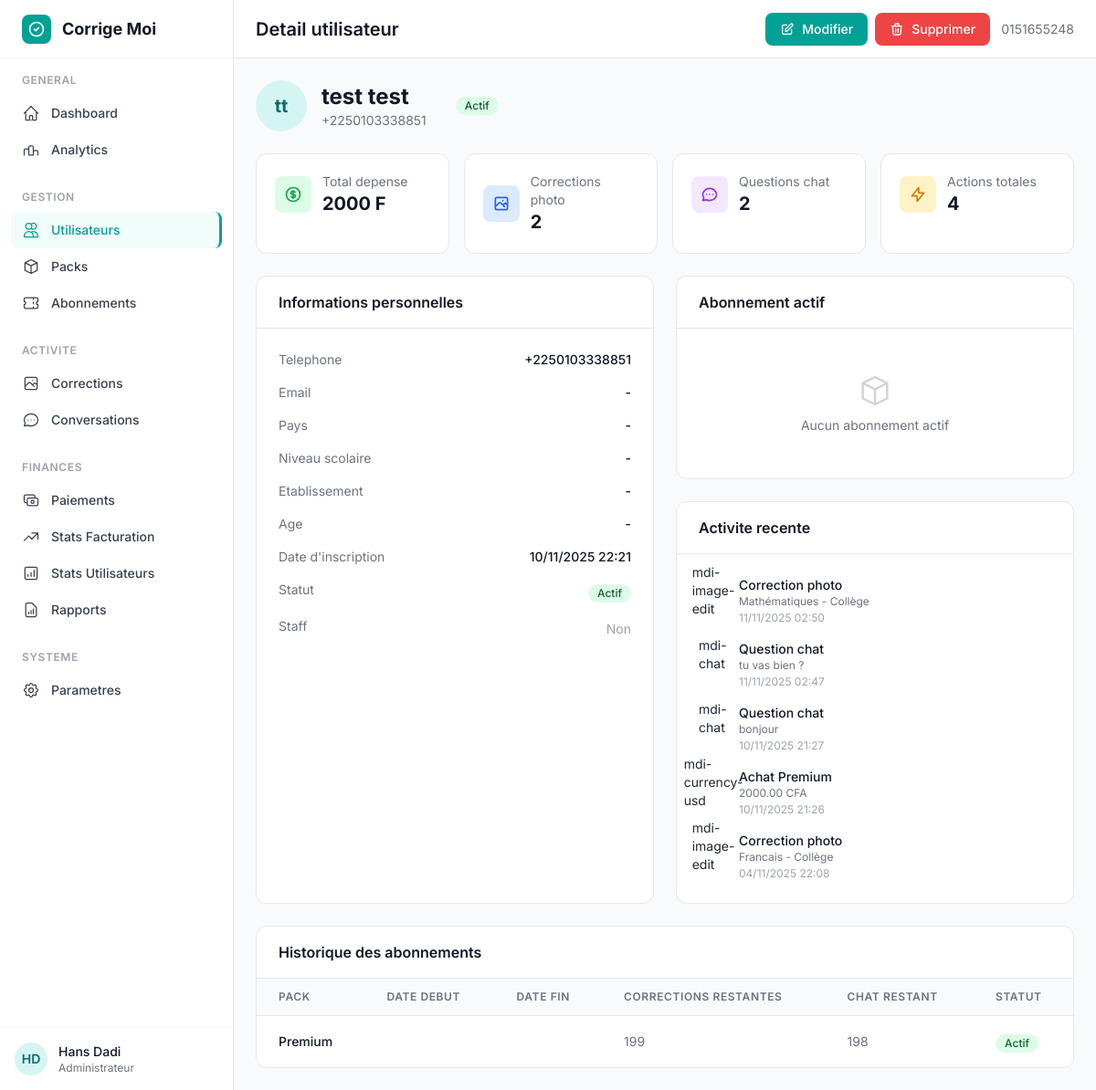
The app's page /custom-admin/user/3/ (signed in), older data.
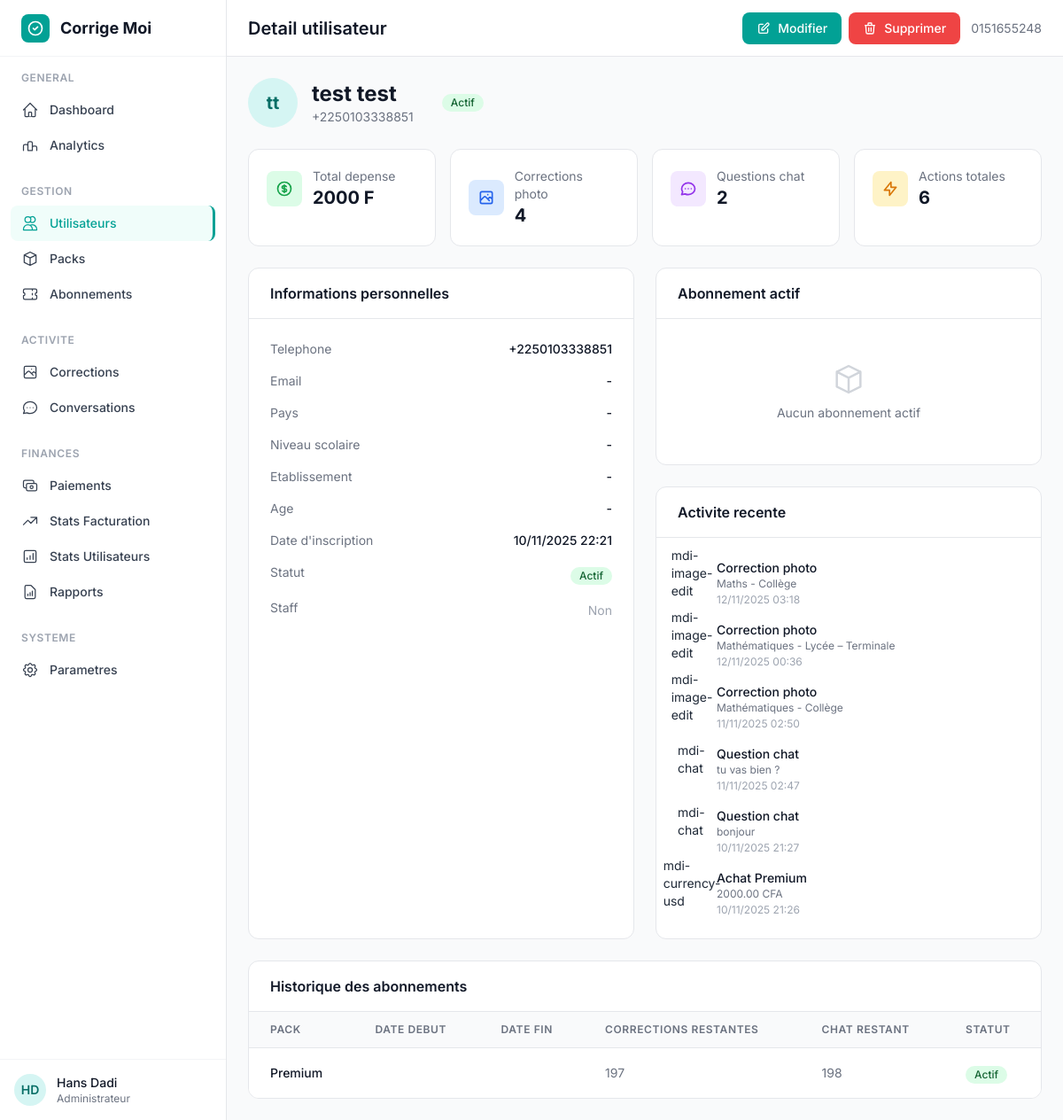
The same page, newer data.
### treatment/models.py (models this page shows, shortened)
class ImageCorrection(models.Model):
    user = models.ForeignKey(CustomUser, on_delete=models.CASCADE, related_name='image_corrections')
    image = models.ImageField(upload_to='corrections/%Y/%m/%d/')
    domaine = models.CharField(max_length=100, default='Mathématiques')
    niveau = models.CharField(max_length=100, default='Collège')
    type_exercice = models.CharField(max_length=100, default='Problème')
    attente = models.CharField(max_length=100, default='Étape par étape')
    infos_complementaires = models.TextField(blank=True)
    correction_text = models.TextField()
    created_at = models.DateTimeField(auto_now_add=True)
    updated_at = models.DateTimeField(auto_now=True)
    class Meta:
        ordering = ['-created_at']
        verbose_name = "Correction Photo"
        verbose_name_plural = "Corrections Photo"

### subscriptions/models.py (models this page shows, shortened)
class Subscription(models.Model):
    user = models.ForeignKey(
        User, on_delete=models.CASCADE, related_name="subscriptions"
    )
    pack = models.ForeignKey(Pack, on_delete=models.CASCADE, related_name="subscriptions")
    token = models.UUIDField(default=uuid.uuid4, editable=False, unique=True)
    api_key = models.CharField(max_length=100, unique=True, default=generate_api_key)
    image_corrections_remaining = models.PositiveIntegerField(default=0)
    chat_questions_remaining = models.PositiveIntegerField(default=0)
    is_active = models.BooleanField(default=True)
    created_at = models.DateTimeField(auto_now_add=True)
    expires_at = models.DateTimeField(null=True, blank=True)
    class Meta:
        pass

class Pack(models.Model):
    DURATION_CHOICES = [
        (0, 'Illimité'),
        (30, '30 jours'),
        (90, '90 jours'),
        (365, '1 an'),
    ]
    name = models.CharField(max_length=100, unique=True)
    slug = models.SlugField(max_length=100, blank=True)
    price = models.DecimalField(max_digits=10, decimal_places=2)
    description = models.TextField()
    features = models.JSONField(default=list, blank=True)
    is_best_plan = models.BooleanField(default=False)
    is_active = models.BooleanField(default=True)
    image_corrections_limit = models.PositiveIntegerField(
        default=0,
        help_text="Nombre d'envois d'images autorisés (0 = illimité)"
    )
    chat_questions_limit = models.PositiveIntegerField(
        default=0,
        help_text="Nombre de questions au chatbot autorisées (0 = illimité)"
    )
    duration = models.PositiveIntegerField(
        choices=DURATION_CHOICES,
        default=30,
        help_text="Durée en jours (0 = illimité)"
    )
    created_at = models.DateTimeField(auto_now_add=True)
    updated_at = models.DateTimeField(auto_now=True)
    class Meta:
        verbose_name = "Pack Abonnement"
        verbose_name_plural = "Packs Abonnement"

### custom_admin/views.py (the view)
# urls.py: path('user/<int:user_id>/', views.admin_user_detail, name='user_detail'),
@login_required
def admin_user_detail(request, user_id):
    if not request.user.is_staff:
        return render(request, '403.html', status=403)
    user = get_object_or_404(CustomUser, id=user_id)
    subscriptions = Subscription.objects.filter(user=user).select_related('pack').order_by('-created_at')
    active_sub = subscriptions.filter(is_active=True, expires_at__gt=timezone.now()).first()
    if active_sub:
        images_remaining = active_sub.image_corrections_remaining
        chat_remaining = active_sub.chat_questions_remaining
    else:
        images_remaining = chat_remaining = 0
    total_spent = Transaction.objects.filter(
        user=user, transaction_type='subscription'
    ).aggregate(total=Sum('price_paid'))['total'] or 0
    total_image_corrections = ImageCorrection.objects.filter(user=user).count()
    total_chat_questions = ChatMessage.objects.filter(session__user=user, role='user').count()
    total_actions = total_image_corrections + total_chat_questions
    recent_actions = []
    for trans in Transaction.objects.filter(user=user).order_by('-created_at')[:3]:
        recent_actions.append({
            'type': 'transaction',
            'icon': 'mdi-currency-usd',
            'color': 'success',
            'title': f'Achat {trans.pack.name}',
            'desc': f'{trans.price_paid} CFA',
            'date': trans.created_at,
        })
    for corr in ImageCorrection.objects.filter(user=user).order_by('-created_at')[:3]:
        recent_actions.append({
            'type': 'image',
            'icon': 'mdi-image-edit',
            'color': 'info',
            'title': 'Correction photo',
            'desc': f'{corr.domaine} - {corr.niveau}',
            'date': corr.created_at,
        })
    for msg in ChatMessage.objects.filter(session__user=user, role='user').order_by('-created_at')[:3]:
        recent_actions.append({
            'type': 'chat',
            'icon': 'mdi-chat',
            'color': 'primary',
            'title': 'Question chat',
            'desc': msg.content[:50] + ('...' if len(msg.content) > 50 else ''),
            'date': msg.created_at,
        })
    recent_actions = sorted(recent_actions, key=lambda x: x['date'], reverse=True)[:10]
    context = {
        'user': user,
        'active_sub': active_sub,
        'subscriptions': subscriptions,
        'images_remaining': images_remaining,
        'chat_remaining': chat_remaining,
        'total_spent': total_spent,
        'total_image_corrections': total_image_corrections,
        'total_chat_questions': total_chat_questions,
        'total_actions': total_actions,
        'recent_actions': recent_actions,
    }
    return render(request, 'custom_admin/admin/user_detail.html', context)

### custom_admin/templates/custom_admin/admin/user_detail.html (shortened to what the changed rows need)
{% extends "custom_admin/base_admin.html" %}
{% block page_title %}Detail utilisateur{% endblock %}
{% block content %}
<div class="mb-6">
    <div class="flex items-center gap-4">
        <div>
            <h2 class="text-2xl font-bold text-gray-900">{{ user.first_name }} {{ user.last_name }}</h2>
        </div>
    </div>
</div>
<div class="grid grid-cols-1 sm:grid-cols-2 lg:grid-cols-4 gap-4 mb-6">
    <div class="stat-card bg-white rounded-xl border border-gray-200 p-5">
        <div class="flex items-center gap-3">
            <div>
                <p class="text-sm text-gray-500">Corrections photo</p>
                <p class="text-xl font-bold text-gray-900">{{ total_image_corrections }}</p>
            </div>
        </div>
    </div>
    <div class="stat-card bg-white rounded-xl border border-gray-200 p-5">
        <div class="flex items-center gap-3">
            <div>
                <p class="text-sm text-gray-500">Actions totales</p>
                <p class="text-xl font-bold text-gray-900">{{ total_actions }}</p>
            </div>
        </div>
    </div>
</div>
<div class="grid grid-cols-1 lg:grid-cols-2 gap-6 mb-6">
    <div class="space-y-6">
        <div class="bg-white rounded-xl border border-gray-200 overflow-hidden">
            <div class="p-6">
                {% if recent_actions %}
                <div class="space-y-4">
                    {% for action in recent_actions %}
                    <div class="flex items-start gap-3">
                        <div class="w-8 h-8 rounded-full flex items-center justify-center flex-shrink-0 bg-{{ action.color }}-100">
                            <span class="text-sm">{{ action.icon }}</span>
                        </div>
                        <div class="flex-1 min-w-0">
                            <p class="text-sm font-medium text-gray-900">{{ action.title }}</p>
                            <p class="text-xs text-gray-500">{{ action.desc }}</p>
                            <p class="text-xs text-gray-400 mt-0.5">{{ action.date|date:"d/m/Y H:i" }}</p>
                        </div>
                    </div>
                    {% endfor %}
                </div>
                {% endif %}
            </div>
        </div>
    </div>
</div>
<div class="bg-white rounded-xl border border-gray-200 overflow-hidden">
    <div class="overflow-x-auto">
        <table class="min-w-full divide-y divide-gray-200">
            <thead class="bg-gray-50">
                <tr>
                    <th class="px-6 py-3 text-left text-xs font-semibold text-gray-500 uppercase tracking-wider">Pack</th>
                    <th class="px-6 py-3 text-left text-xs font-semibold text-gray-500 uppercase tracking-wider">Date debut</th>
                    <th class="px-6 py-3 text-left text-xs font-semibold text-gray-500 uppercase tracking-wider">Date fin</th>
                    <th class="px-6 py-3 text-left text-xs font-semibold text-gray-500 uppercase tracking-wider">Corrections restantes</th>
                    <th class="px-6 py-3 text-left text-xs font-semibold text-gray-500 uppercase tracking-wider">Chat restant</th>
                    <th class="px-6 py-3 text-left text-xs font-semibold text-gray-500 uppercase tracking-wider">Statut</th>
                </tr>
            </thead>
            <tbody class="bg-white divide-y divide-gray-100">
                {% for sub in subscriptions %}
                <tr class="hover:bg-gray-50">
                    <td class="px-6 py-4 whitespace-nowrap text-sm font-medium text-gray-900">{{ sub.pack.name }}</td>
                    <td class="px-6 py-4 whitespace-nowrap text-sm text-gray-500">{{ sub.start_date|date:"d/m/Y" }}</td>
                    <td class="px-6 py-4 whitespace-nowrap text-sm text-gray-500">{{ sub.end_date|date:"d/m/Y" }}</td>
                    <td class="px-6 py-4 whitespace-nowrap text-sm text-gray-500">{{ sub.image_corrections_remaining }}</td>
                    <td class="px-6 py-4 whitespace-nowrap text-sm text-gray-500">{{ sub.chat_questions_remaining }}</td>
                    <td class="px-6 py-4 whitespace-nowrap">
                        {% if sub.is_active %}
                        <span class="inline-flex items-center px-2.5 py-0.5 rounded-full text-xs font-medium bg-green-100 text-green-800">Actif</span>
                        {% else %}
                        <span class="inline-flex items-center px-2.5 py-0.5 rounded-full text-xs font-medium bg-gray-100 text-gray-600">Expire</span>
                        {% endif %}
                    </td>
                </tr>
                {% empty %}
                <tr>
                    <td colspan="6" class="px-6 py-12 text-center text-sm text-gray-500">
                        Aucun abonnement enregistre.
                    </td>
                </tr>
                {% endfor %}
            </tbody>
        </table>
    </div>
</div>
{% endblock %}

Row changes from the older to the newer data that the page shows:
no longer on this page (row unchanged): ImageCorrection: date "04/11/2025 22:08"
added ImageCorrection: date "12/11/2025 03:18"
added ImageCorrection: date "12/11/2025 00:36"
changed Subscription "Premium": image_corrections_remaining "199" → "197"
Text that changed along with them:
{{ total_image_corrections }}: "2" → "4"
{{ total_actions }}: "4" → "6"
new list line: "mdi-image-edit Correction photo Maths - Collège"
new list line: "mdi-image-edit Correction photo Mathématiques - Lycée – Terminale"
list line gone: "mdi-image-edit Correction photo Francais - Collège"
